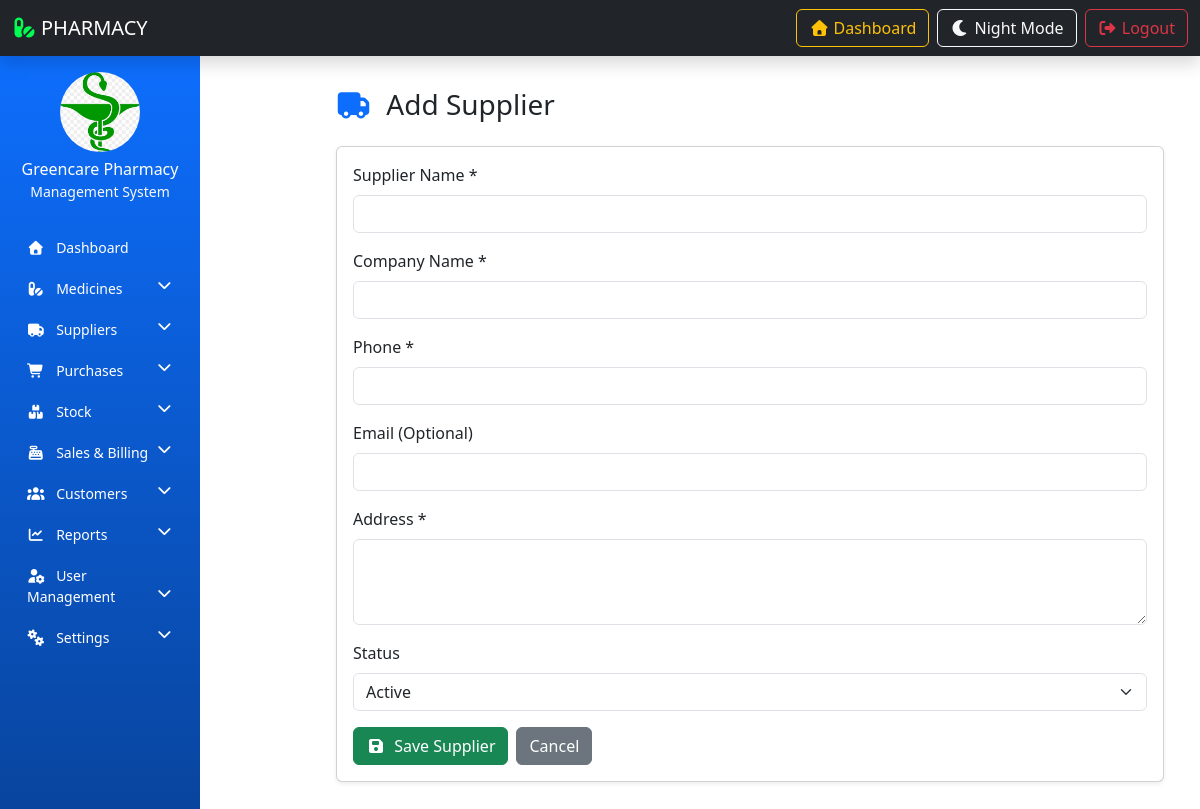
The page /add-supplier/ on the database its author committed.
### resultapp/models.py (models this page shows, shortened)
class PharmacySettings(models.Model):
    pharmacy_name = models.CharField(max_length=200)
    owner_name = models.CharField(max_length=200)
    phone = models.CharField(max_length=20)
    email = models.EmailField(blank=True, null=True)  # ✅ fixed
    address = models.TextField()
    tax_percentage = models.DecimalField(max_digits=5, decimal_places=2, default=0)
    discount_percentage = models.DecimalField(max_digits=5, decimal_places=2, default=0)
    currency = models.CharField(max_length=10, default='tk')
    logo = models.ImageField(upload_to='pharmacy_logo/', blank=True, null=True)

### resultapp/views.py (the view, shortened to what this page needs)
# urls.py: path('add-supplier/', add_supplier, name='add_supplier'),
def add_supplier(request):
    return render(request, 'add_supplier.html')

### resultapp/context_processors.py (called while the page is built)
def pharmacy_info(request):
    return {
        'pharmacy_info': PharmacySettings.objects.first()
    }

### resultapp/templates/add_supplier.html (shortened to what this page needs)
{% extends 'admin_base.html' %}
{% load static %}
{% block content %}
<div class="container mt-3">
    <h3 class="mb-4">
        <i class="fas fa-truck text-primary me-2"></i> Add Supplier
    </h3>
    <div class="card shadow-sm">
        <div class="card-body">
            <form method="post">
                <div class="mb-3">
                    <label class="form-label">Supplier Name *</label>
                    <input type="text" class="form-control" name="supplier_name" required>
                </div>
                <div class="mb-3">
                    <label class="form-label">Company Name *</label>
                    <input type="text" class="form-control" name="company_name" required>
                </div>
                <div class="mb-3">
                    <label class="form-label">Phone *</label>
                    <input type="text" class="form-control" name="phone" required>
                </div>
                <div class="mb-3">
                    <label class="form-label">Email (Optional)</label>
                    <input type="email" class="form-control" name="email">
                </div>
                <div class="mb-3">
                    <label class="form-label">Address *</label>
                    <textarea class="form-control" name="address" rows="3" required></textarea>
                </div>
                <div class="mb-3">
                    <label class="form-label">Status</label>
                    <select class="form-select" name="status">
                        <option value="Active" selected>Active</option>
                    </select>
                </div>
                <div class="d-flex gap-2">
                    <button type="submit" class="btn btn-success">
                        <i class="fas fa-save me-1"></i> Save Supplier
                    </button>
                    <a href="{% url 'manage_supplier' %}" class="btn btn-secondary">
                        Cancel
                    </a>
                </div>
            </form>
        </div>
    </div>
</div>
{% endblock %}

### resultapp/templates/sidebar.html (shortened to what this page needs)
{% load static %}
<nav class="col-md-3 col-lg-2 d-md-block sidebar collapse pt-3">
    <div class="text-center text-white mb-4">
        {% if pharmacy_info.logo %}
        <img src="{{ pharmacy_info.logo.url }}" class="img-fluid rounded-circle mb-2"
            style="width:80px; height:80px; object-fit:cover;">
        {% else %}
        <img src="{% static 'PMS-IMAGE/logo.png' %}" class="img-fluid rounded-circle mb-2"
            style="width:80px; height:80px;">
        {% endif %}
        <h6 class="mb-0">{{ pharmacy_info.pharmacy_name|default:"GreenCare Pharmacy" }}</h6>
        <small class="text-light">Management System</small>
    </div>
    <ul class="nav flex-column">
        <li class="nav-item">
            <a href="{% url 'admin-dashboard' %}" class="nav-link">
                <i class="fas fa-home me-2"></i> Dashboard
            </a>
        </li>
        <li class="nav-item">
            <a href="#medicineMenu" data-bs-toggle="collapse" class="nav-link">
                <i class="fas fa-pills me-2"></i> Medicines
                <i class="fas fa-chevron-down float-end"></i>
            </a>
        </li>
        <li class="nav-item">
            <a href="#supplierMenu" data-bs-toggle="collapse" class="nav-link">
                <i class="fas fa-truck me-2"></i> Suppliers
                <i class="fas fa-chevron-down float-end"></i>
            </a>
        </li>
        <li class="nav-item">
            <a href="#purchaseMenu" data-bs-toggle="collapse" class="nav-link">
                <i class="fas fa-shopping-cart me-2"></i> Purchases
                <i class="fas fa-chevron-down float-end"></i>
            </a>
        </li>
        <li class="nav-item">
            <a href="#stockMenu" data-bs-toggle="collapse" class="nav-link">
                <i class="fas fa-boxes me-2"></i> Stock
                <i class="fas fa-chevron-down float-end"></i>
            </a>
        </li>
        <li class="nav-item">
            <a href="#salesMenu" data-bs-toggle="collapse" class="nav-link">
                <i class="fas fa-cash-register me-2"></i> Sales & Billing
                <i class="fas fa-chevron-down float-end"></i>
            </a>
        </li>
        <li class="nav-item">
            <a href="#customerMenu" data-bs-toggle="collapse" class="nav-link">
                <i class="fas fa-users me-2"></i> Customers
                <i class="fas fa-chevron-down float-end"></i>
            </a>
        </li>
        <li class="nav-item">
            <a href="#reportMenu" data-bs-toggle="collapse" class="nav-link">
                <i class="fas fa-chart-line me-2"></i> Reports
                <i class="fas fa-chevron-down float-end"></i>
            </a>
        </li>
        <li class="nav-item">
            <a href="#userMenu" data-bs-toggle="collapse" class="nav-link">
                <i class="fas fa-user-cog me-2"></i> User Management
                <i class="fas fa-chevron-down float-end"></i>
            </a>
        </li>
        <li class="nav-item">
            <a href="#settingsMenu" data-bs-toggle="collapse" class="nav-link">
                <i class="fas fa-cogs me-2"></i> Settings
                <i class="fas fa-chevron-down float-end"></i>
            </a>
        </li>
    </ul>
</nav>

### resultapp/templates/sidebar.html (style rules this page uses)
.sidebar { min-height: 100vh; background: linear-gradient(180deg, #0d6efd, #084298); }
.sidebar .nav-link { color: #ffffff; font-size: 14px; padding: 10px 15px; border-radius: 6px; transition: 0.3s; }

### rows shown on the page
PharmacySettings: logo (picture), pharmacy_name "Greencare Pharmacy"
